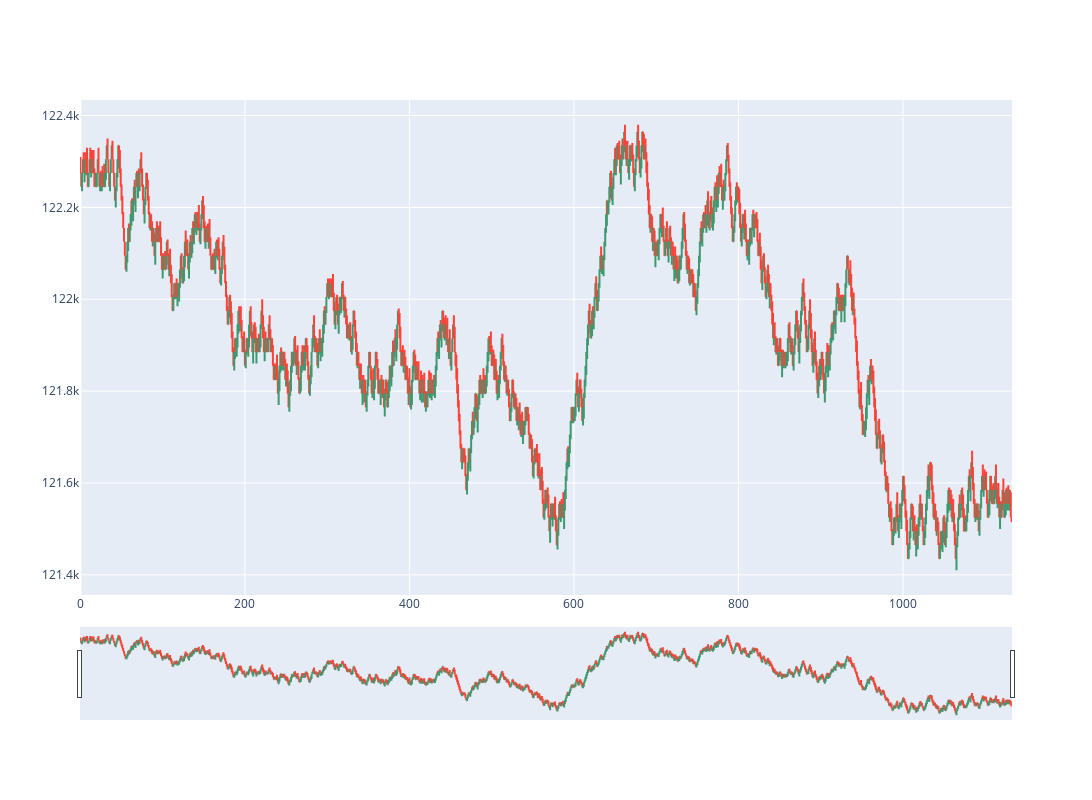

Here is the notebook cell this chart was saved with:
### Code cell
trades_range = Range(
    brick_size, all_trades.index, all_trades["last"], all_trades["volume"]
)
ohlc = pd.DataFrame(trades_range.bricks)
ohlc.index = ohlc["time"]
ohlc.drop(columns=["time"], inplace=True)

fig = go.Figure(
    data=go.Ohlc(
        open=ohlc["open"],
        high=ohlc["high"],
        low=ohlc["low"],
        close=ohlc["close"],
    )
)

fig.update_layout(
    autosize=True,
    width=1500,
    height=800,
)

### Figure 1 — Plotly figure (JSON) as saved in the notebook; plotly's stock layout.template omitted (floating-point values rounded to 4 significant figures; data arrays with more than 128 entries replaced by an {"elided": "..."} marker saying what was removed)
{"data": [{"close": {"elided": "1133 int values"}, "high": {"elided": "1133 int values"}, "low": {"elided": "1133 int values"}, "open": {"elided": "1133 int values"}, "type": "ohlc"}], "layout": {"autosize": true, "height": 800, "width": 1500}}
